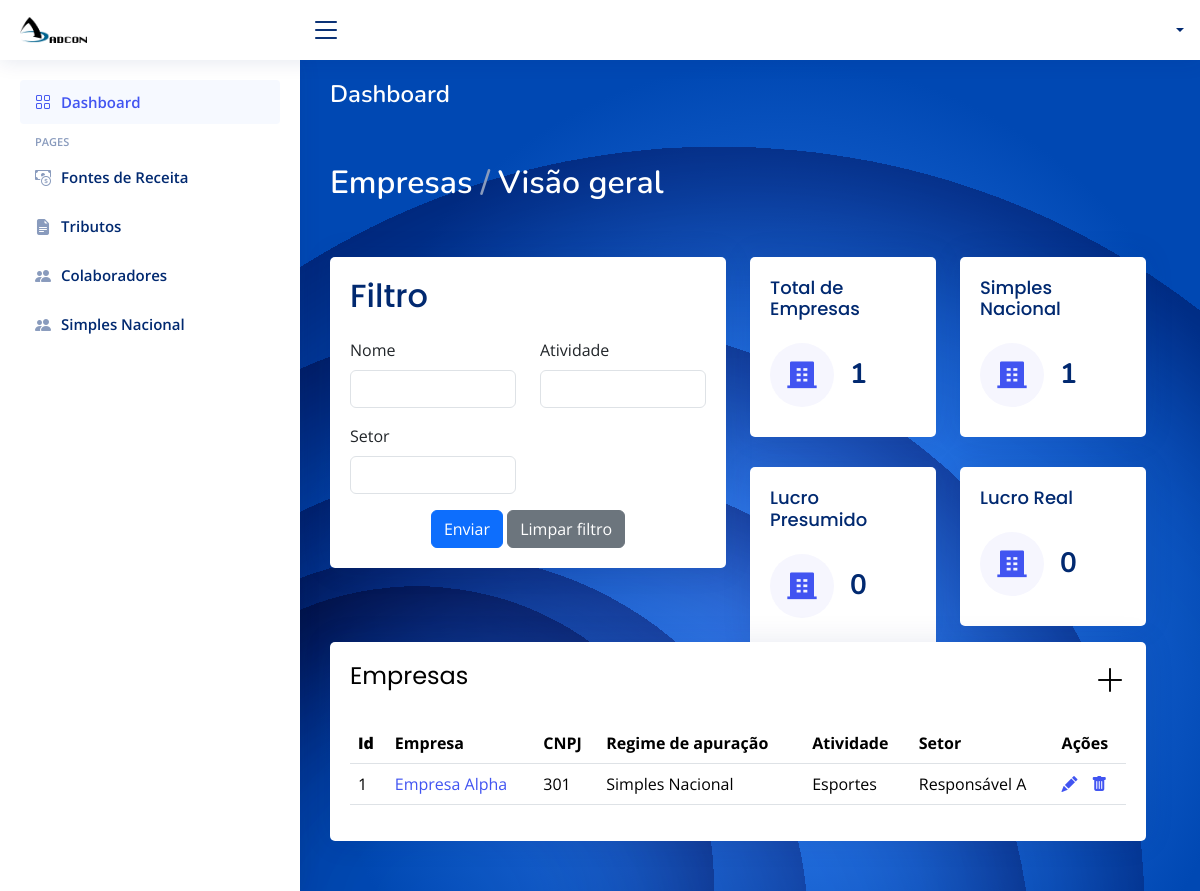
The page /index on the database as committed earlier.
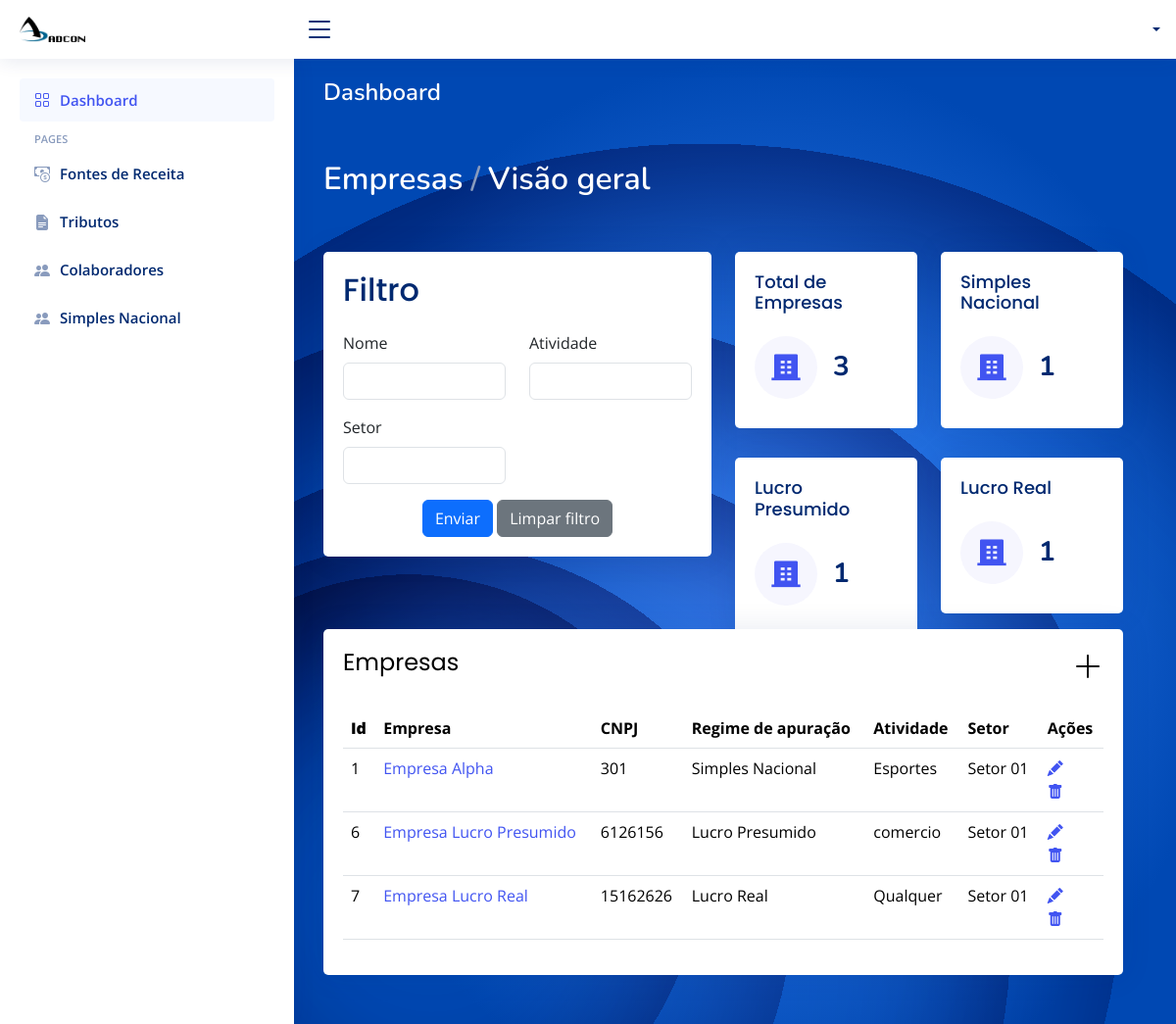
The same page on the database as committed later.
### app/models.py (models this page shows)
class Empresa(models.Model):
    id_empresa = models.AutoField(primary_key=True)
    nome = models.CharField(max_length=100, blank=True, null=True)
    responsaveis = models.CharField(max_length=100, blank=True, null=True)
    atividade = models.CharField(max_length=100, blank=True, null=True)
    cnpj_federal = models.ForeignKey(Federal, on_delete=models.CASCADE)
    ie_estadual = models.ForeignKey(Estadual, on_delete=models.CASCADE)
    ccm_municipal = models.ForeignKey(Municipal, on_delete=models.CASCADE)
    regime_apuracao = models.CharField(max_length=100, blank=True, null=True)

### app/views.py (the view)
# urls.py: path("", index, name='index'),
def index(request):
    nome = request.GET.get('nome')
    atividade = request.GET.get('atividade')
    responsavel = request.GET.get('responsavel')
    regime_apuracao = request.GET.get('regime_apuracao')
    empresas_lucro_real = Empresa.objects.filter(regime_apuracao='Lucro Real').count()
    empresas_simples_nacional = Empresa.objects.filter(regime_apuracao='Simples Nacional').count()
    empresas_lucro_presumido = Empresa.objects.filter(regime_apuracao='Lucro Presumido').count()
    empresas = Empresa.objects.all()
    if nome:
        empresas = empresas.filter(nome__icontains=nome)
    if atividade:
        empresas = empresas.filter(atividade__icontains=atividade)
    if responsavel:
        empresas = empresas.filter(responsavel__icontains=responsavel)
    if regime_apuracao:
        empresas = empresas.filter(regime_apuracao=regime_apuracao)
    return render(request, 'frontend/index.html', {
        'empresas': empresas,
        'empresas_lucro_real': empresas_lucro_real,
        'empresas_simples_nacional': empresas_simples_nacional,
        'empresas_lucro_presumido': empresas_lucro_presumido
    })

### app/templates/frontend/index.html (shortened to what this page needs)
<!DOCTYPE html>
<html lang="en">
{% load static %}
<head>
  <link href="{% static "vendor/bootstrap/css/bootstrap.min.css" %}" rel="stylesheet">
  <link href="{% static "vendor/bootstrap-icons/bootstrap-icons.css" %}" rel="stylesheet">
  <link href="{% static "vendor/boxicons/css/boxicons.min.css" %}" rel="stylesheet">
  <link href="{% static "vendor/quill/quill.snow.css" %}" rel="stylesheet">
  <link href="{% static "vendor/quill/quill.bubble.css" %}" rel="stylesheet">
  <link href="{% static "vendor/remixicon/remixicon.css" %}" rel="stylesheet">
  <link href="{% static "vendor/simple-datatables/style.css" %}" rel="stylesheet">
  <link href="{% static "css/style.css" %}" rel="stylesheet">
</head>
<body>
  <header id="header" class="header fixed-top d-flex align-items-center">
    <div class="d-flex align-items-center justify-content-between">
      <a href="{% url 'index' %}" class="logo d-flex align-items-center">
        <img src="{% static "img/logo.png" %}" alt="" >
      </a>
      <i class="bi bi-list toggle-sidebar-btn"></i>
    </div>
    <nav class="header-nav ms-auto">
      <ul class="d-flex align-items-center">
        <li class="nav-item dropdown pe-3">
          <a class="nav-link nav-profile d-flex align-items-center pe-0" href="#" data-bs-toggle="dropdown">
            <span class="d-none d-md-block dropdown-toggle ps-2">{{user.username}}</span>
          </a>
        </li>
      </ul>
    </nav>
  </header>
  <aside id="sidebar" class="sidebar">
    <ul class="sidebar-nav" id="sidebar-nav">
      <li class="nav-item">
        <a class="nav-link " href="{% url 'index' %}">
          <i class="bi bi-grid"></i>
          <span>Dashboard</span>
        </a>
      </li>
      <li class="nav-heading">Pages</li>
      <li class="nav-item">
        <a class="nav-link collapsed" href="{% url 'fontes_receitas' %}">
          <i class="bi bi-cash-coin"></i>
          <span>Fontes de Receita</span>
        </a>
      </li>
      <li class="nav-item">
        <a class="nav-link collapsed" href="{% url 'tributos' %}">
          <i class="bi bi-file-earmark-text-fill"></i>
          <span>Tributos</span>
        </a>
      </li>
      <li class="nav-item">
        <a class="nav-link collapsed" href={% url 'colaboradores' %}>
          <i class="bi bi-people-fill"></i>
          <span>Colaboradores</span>
        </a>
      </li>
      <li class="nav-item">
        <a class="nav-link collapsed" href="{% url 'simplesNacional' %}">
          <i class="bi bi-people-fill"></i>
          <span>Simples Nacional</span>
        </a>
      </li>
    </ul>
  </aside>
  <main id="main" class="main" style="background-image: url('{% static "img/graphic-side.svg" %}');">
    <div class="pagetitle">
      <h1 style="color: white;">Dashboard</h1>
      <nav>
        <ol class="breadcrumb" style="margin-bottom: 50px; margin-top: 50px; font-size: xx-large;">
          <li class="breadcrumb-item" style="color: white;">Empresas</li>
          <li class="breadcrumb-item" style="color: white;" >Visão geral</li>
        </ol>
      </nav>
    </div>
    <section class="section dashboard">
      <div class="row">
        <div class="row" style="height: 385px; margin-bottom: 0%;">
          <div class="col-lg-6">
            <div class="card" style="width: 100%; padding-bottom: 0px;">
              <div class="card-body">
                <h5 class="card-title" style="font-size: xx-large;">Filtro</h5>
                <form action="{% url 'index' %}" method="GET"> {% csrf_token %}
                  <div class="row mb-3">
                    <div class="col-sm-6">
                      <label for="inputText" class="form-label">Nome</label>
                      <input type="text" class="form-control" id="inputText" name="nome">
                    </div>
                    <div class="col-sm-6">
                      <label for="inputText" class="form-label">Atividade</label>
                      <input type="text" class="form-control" id="inputText" name="atividade">
                    </div>
                  </div>
                  <div class="row mb-3">
                    <div class="col-sm-6">
                      <label for="inputPassword" class="form-label">Setor</label>
                      <input type="password" class="form-control" id="inputPassword" name="responsavel">
                    </div>
                  </div>
                  <div class="text-center">
                    <button type="submit" class="btn btn-primary">Enviar</button>
                    <button type="reset" class="btn btn-secondary">Limpar filtro</button>
                  </div>
                </form>
              </div>
            </div>
          </div>
          <div class="col-lg-6">
            <div class="row mb-3" style="padding-bottom: 0%; height: 43%;">
              <div class="col-xxl-6 col-md-6">
                <div class="card info-card sales-card">
                  <div class="card-body">
                    <h5 class="card-title">Total de Empresas</h5>
                    <div class="d-flex align-items-center">
                      <div class="card-icon rounded-circle d-flex align-items-center justify-content-center">
                      </div>
                      <div class="ps-3">
                        <h6>{{ empresas.count }}</h6>
                      </div>
                    </div>
                  </div>
                </div>
              </div>
              <div class="col-xxl-6 col-md-6">
                <div class="card info-card sales-card">
                  <div class="card-body">
                    <h5 class="card-title">Simples Nacional</h5>
                    <div class="d-flex align-items-center">
                      <div class="card-icon rounded-circle d-flex align-items-center justify-content-center">
                      </div>
                      <div class="ps-3">
                        <h6>{{ empresas_simples_nacional }}</h6>
                      </div>
                    </div>
                  </div>
                </div>
              </div>
            </div>
            <div class="row mb-3">
              <div class="col-xxl-6 col-md-6">
                <div class="card info-card sales-card">
                  <div class="card-body">
                    <h5 class="card-title">Lucro Presumido</h5>
                    <div class="d-flex align-items-center">
                      <div class="card-icon rounded-circle d-flex align-items-center justify-content-center">
                      </div>
                      <div class="ps-3">
                        <h6>{{ empresas_lucro_presumido }}</h6>
                      </div>
                    </div>
                  </div>
                </div>
              </div>
              <div class="col-xxl-6 col-md-6">
                <div class="card info-card sales-card">
                  <div class="card-body">
                    <h5 class="card-title">Lucro Real</h5>
                    <div class="d-flex align-items-center">
                      <div class="card-icon rounded-circle d-flex align-items-center justify-content-center">
                      </div>
                      <div class="ps-3">
                        <h6>{{ empresas_lucro_real }}</h6>
                      </div>
                    </div>
                  </div>
                </div>
              </div>
            </div>
          </div>
        </div>
        <div class="row">
          <div class="col-lg-12">
            <div class="card">
              <div class="card-body">
                <h5 class="card-title" style="display: flex; justify-content: space-between;">
                  <span style="font-size: x-large; color: rgb(0, 0, 0);">Empresas</span>
                  <a href="{% url 'criar_empresa' %}">
                    <i style="font-size: 2rem; color: black;" class="bi bi-plus-lg"></i>
                  </a>
              </h5>
                <table class="table datatable">
                  <thead>
                    <tr>
                      <th>
                        <b>Id</b>
                      </th>
                      <th>Empresa</th>
                      <th>CNPJ</th>
                      <th>Regime de apuração</th>
                      <th>Atividade</th>
                      <th>Setor</th>
                      <th>Ações</th>
                    </tr>
                  </thead>
                  <tbody>
                  {% for empresa in empresas %}
                    <tr>
                      <td>{{ empresa.id_empresa }}</td>
                      <td><a href="{% url 'exibirempresas' empresa_id=empresa.id_empresa %}">{{ empresa.nome }}</a></td>
                      <td>{{ empresa.cnpj_federal_id }}</td>
                      <td>{{ empresa.regime_apuracao }}</td>
                      <td>{{ empresa.atividade }}</td>
                      <td>{{ empresa.responsaveis }}</td>
                      <td>
                        <a href="{% url 'editar_empresa' empresa_id=empresa.id_empresa %}"><i class="bi bi-pencil-fill" style="margin-right: 17%; margin-left: 0%;"></i></a>
                        <a href="{% url 'deletar_empresa' empresa_id=empresa.id_empresa %}"><i class="bi bi-trash-fill" style="margin-right: 17%;"></i></a>
                      </td>
                    </tr>
                  {% endfor %}
                  </tbody>
                </table>
              </div>
            </div>
          </div>
        </div>
          </div>
    </section>
  </main>
</body>
</html>

### app/static/css/style.css (style rules this page uses)
:root { scroll-behavior: smooth; }
body { font-family: "Open Sans", sans-serif; background: #f6f9ff; color: #444444; }
a { color: #4154f1; text-decoration: none; }
h1, h2, h3, h4, h5, h6 { font-family: "Nunito", sans-serif; }
#main { margin-top: 60px; padding: 20px 30px; transition: all 0.3s; }
.pagetitle { margin-bottom: 10px; }
.pagetitle h1 { font-size: 24px; margin-bottom: 0; font-weight: 600; color: #012970; }
.card { margin-bottom: 30px; border: none; border-radius: 5px; box-shadow: 0px 0 30px rgba(1, 41, 112, 0.1); }
.card-title { padding: 20px 0 15px 0; font-size: 18px; font-weight: 500; color: #012970; font-family: "Poppins", sans-serif; }
.card-title span { color: #899bbd; font-size: 14px; font-weight: 400; }
.card-body { padding: 0 20px 20px 20px; }
.breadcrumb { font-size: 14px; font-family: "Nunito", sans-serif; color: #899bbd; font-weight: 600; }
.breadcrumb .breadcrumb-item::before { color: #899bbd; }
.logo { line-height: 1; }
@media (min-width: 1200px) { .logo { width: 280px; } }
.logo img { max-height: 26px; margin-right: 6px; }
.header { transition: all 0.5s; z-index: 997; height: 60px; box-shadow: 0px 2px 20px rgba(1, 41, 112, 0.1); background-color: #fff; padding-left: 20px; }
.header .toggle-sidebar-btn { font-size: 32px; padding-left: 10px; cursor: pointer; color: #012970; }
.header-nav ul { list-style: none; }
.header-nav>ul { margin: 0; padding: 0; }
.header-nav .nav-profile { color: #012970; }
.header-nav .nav-profile span { font-size: 14px; font-weight: 600; }
.sidebar { position: fixed; top: 60px; left: 0; bottom: 0; width: 300px; z-index: 996; transition: all 0.3s; padding: 20px; overflow-y: auto; scrollbar-width: thin; scrollbar-color: #aab7cf transparent; box-shadow: 0px 0px 20px rgba(1, 41, 112, 0.1); background-color: #fff; }
@media (min-width: 1200px) { #main, #footer { margin-left: 300px; } }
.sidebar-nav { padding: 0; margin: 0; list-style: none; }
.sidebar-nav li { padding: 0; margin: 0; list-style: none; }
.sidebar-nav .nav-item { margin-bottom: 5px; }
.sidebar-nav .nav-heading { font-size: 11px; text-transform: uppercase; color: #899bbd; font-weight: 600; margin: 10px 0 5px 15px; }
.sidebar-nav .nav-link { display: flex; align-items: center; font-size: 15px; font-weight: 600; color: #4154f1; transition: 0.3; background: #f6f9ff; padding: 10px 15px; border-radius: 4px; }
.sidebar-nav .nav-link i { font-size: 16px; margin-right: 10px; color: #4154f1; }
.sidebar-nav .nav-link.collapsed { color: #012970; background: #fff; }
.sidebar-nav .nav-link.collapsed i { color: #899bbd; }
.dashboard .info-card { padding-bottom: 10px; }
.dashboard .info-card h6 { font-size: 28px; color: #012970; font-weight: 700; margin: 0; padding: 0; }
.dashboard .card-icon { font-size: 32px; line-height: 0; width: 64px; height: 64px; flex-shrink: 0; flex-grow: 0; }
.dashboard .sales-card .card-icon { color: #4154f1; background: #f6f6fe; }

Rows that differ between the two databases and show on the page:
changed Empresa "Empresa Alpha": responsaveis "Responsável A" → "Setor 01"
added Empresa: id_empresa "6", nome "Empresa Lucro Presumido", cnpj_federal_id "6126156", regime_apuracao "Lucro Presumido", atividade "comercio", responsaveis "Setor 01"
added Empresa: id_empresa "7", nome "Empresa Lucro Real", cnpj_federal_id "15162626", regime_apuracao "Lucro Real", atividade "Qualquer", responsaveis "Setor 01"
Other text that changed with them:
{{ empresas.count }}: "1" → "3"
{{ empresas_lucro_presumido }}: "0" → "1"
{{ empresas_lucro_real }}: "0" → "1"
